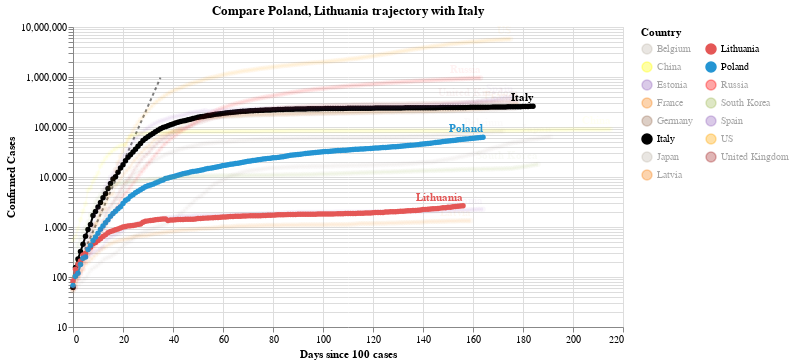

The code cell stored with this chart in its notebook:
### Code cell
#hide_input
chart2 = make_since_chart(dff2, ['Poland', 'Lithuania'], baseline_countries)
chart2

### Figure 1 — Vega-Lite specification as saved in the notebook (floating-point values rounded to 4 significant figures; data arrays with more than 128 entries replaced by an {"elided": "..."} marker saying what was removed)
{"config": {"view": {"continuousWidth": 400, "continuousHeight": 300}}, "layer": [{"data": {"name": "data-628230001892d6798b50651be41d1b3e"}, "mark": {"type": "line", "color": "black", "opacity": 0.5, "strokeDash": [3, 3]}, "encoding": {"x": {"type": "quantitative", "field": "Days since 100 cases"}, "y": {"type": "quantitative", "field": "Confirmed Cases"}}}, {"data": {"name": "data-9d5fdae46543c3f64ecbac10b159a8da"}, "mark": {"type": "line", "point": true}, "encoding": {"color": {"type": "nominal", "field": "Country", "legend": {"columns": 2}, "scale": {"domain": ["Belgium", "China", "Estonia", "France", "Germany", "Italy", "Japan", "Latvia", "Lithuania", "Poland", "Russia", "South Korea", "Spain", "US", "United Kingdom"], "range": ["#C1B7AD", "yellow", "#9467bd", "#F58518", "#9D755D", "black", "#C1B7AD", "#F58518", "#E45756", "#2495D3", "red", "#A1BA59", "#9467bd", "orange", "brown"]}}, "opacity": {"condition": {"value": 1, "selection": "selector004"}, "value": 0.05}, "tooltip": [{"type": "nominal", "field": "Country"}, {"type": "temporal", "field": "Date"}, {"type": "quantitative", "field": "Confirmed Cases"}, {"type": "quantitative", "field": "Days since 100 cases"}], "x": {"type": "quantitative", "field": "Days since 100 cases"}, "y": {"type": "quantitative", "field": "Confirmed Cases", "scale": {"type": "log"}}}, "selection": {"selector004": {"type": "multi", "fields": ["Country"], "bind": "legend", "init": [{"Country": "Poland"}, {"Country": "Lithuania"}, {"Country": "Italy"}]}}, "width": 550}, {"data": {"name": "data-9d5fdae46543c3f64ecbac10b159a8da"}, "mark": {"type": "text", "align": "right", "dy": -8, "fontWeight": "bold"}, "encoding": {"color": {"type": "nominal", "field": "Country", "legend": {"columns": 2}, "scale": {"domain": ["Belgium", "China", "Estonia", "France", "Germany", "Italy", "Japan", "Latvia", "Lithuania", "Poland", "Russia", "South Korea", "Spain", "US", "United Kingdom"], "range": ["#C1B7AD", "yellow", "#9467bd", "#F58518", "#9D755D", "black", "#C1B7AD", "#F58518", "#E45756", "#2495D3", "red", "#A1BA59", "#9467bd", "orange", "brown"]}}, "opacity": {"condition": {"value": 1, "selection": "selector004"}, "value": 0.05}, "text": {"type": "nominal", "field": "Country"}, "tooltip": [{"type": "nominal", "field": "Country"}, {"type": "temporal", "field": "Date"}, {"type": "quantitative", "field": "Confirmed Cases"}, {"type": "quantitative", "field": "Days since 100 cases"}], "x": {"type": "quantitative", "field": "Days since 100 cases"}, "y": {"type": "quantitative", "field": "Confirmed Cases", "scale": {"type": "log"}}}, "transform": [{"filter": "(datum['Date'] >= 1598227200000)"}], "width": 550}], "title": "Compare Poland, Lithuania trajectory with Italy", "$schema": "https://vega.github.io/schema/vega-lite/v4.0.2.json", "datasets": {"data-628230001892d6798b50651be41d1b3e": [{"Days since 100 cases": 0, "Confirmed Cases": 100.0}, {"Days since 100 cases": 1, "Confirmed Cases": 130.0}, {"Days since 100 cases": 2, "Confirmed Cases": 169.0}, {"Days since 100 cases": 3, "Confirmed Cases": 219.7}, {"Days since 100 cases": 4, "Confirmed Cases": 285.6}, {"Days since 100 cases": 5, "Confirmed Cases": 371.3}, {"Days since 100 cases": 6, "Confirmed Cases": 482.7}, {"Days since 100 cases": 7, "Confirmed Cases": 627.5}, {"Days since 100 cases": 8, "Confirmed Cases": 815.7}, {"Days since 100 cases": 9, "Confirmed Cases": 1060.0}, {"Days since 100 cases": 10, "Confirmed Cases": 1379.0}, {"Days since 100 cases": 11, "Confirmed Cases": 1792.0}, {"Days since 100 cases": 12, "Confirmed Cases": 2330.0}, {"Days since 100 cases": 13, "Confirmed Cases": 3029.0}, {"Days since 100 cases": 14, "Confirmed Cases": 3937.0}, {"Days since 100 cases": 15, "Confirmed Cases": 5119.0}, {"Days since 100 cases": 16, "Confirmed Cases": 6654.0}, {"Days since 100 cases": 17, "Confirmed Cases": 8650.0}, {"Days since 100 cases": 18, "Confirmed Cases": 11250.0}, {"Days since 100 cases": 19, "Confirmed Cases": 14620.0}, {"Days since 100 cases": 20, "Confirmed Cases": 19000.0}, {"Days since 100 cases": 21, "Confirmed Cases": 24710.0}, {"Days since 100 cases": 22, "Confirmed Cases": 32120.0}, {"Days since 100 cases": 23, "Confirmed Cases": 41750.0}, {"Days since 100 cases": 24, "Confirmed Cases": 54280.0}, {"Days since 100 cases": 25, "Confirmed Cases": 70560.0}, {"Days since 100 cases": 26, "Confirmed Cases": 91730.0}, {"Days since 100 cases": 27, "Confirmed Cases": 119300.0}, {"Days since 100 cases": 28, "Confirmed Cases": 155000.0}, {"Days since 100 cases": 29, "Confirmed Cases": 201500.0}, {"Days since 100 cases": 30, "Confirmed Cases": 262000.0}, {"Days since 100 cases": 31, "Confirmed Cases": 340600.0}, {"Days since 100 cases": 32, "Confirmed Cases": 442800.0}, {"Days since 100 cases": 33, "Confirmed Cases": 575600.0}, {"Days since 100 cases": 34, "Confirmed Cases": 748300.0}, {"Days since 100 cases": 35, "Confirmed Cases": 972800.0}], "data-9d5fdae46543c3f64ecbac10b159a8da": {"elided": "2653 records"}}}
